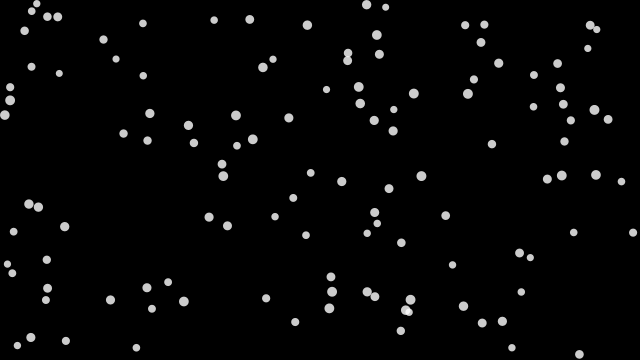
Frame 1 (no input)
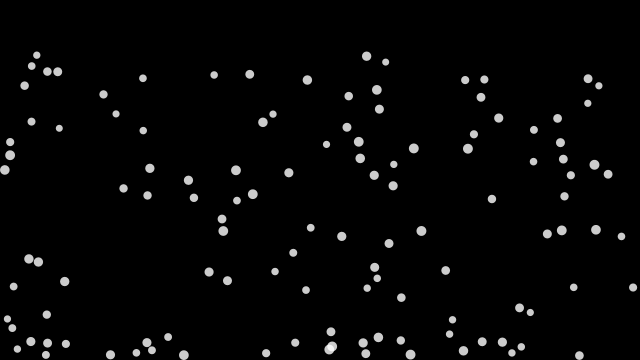
Frame 60 (the mouse pressed at the canvas centre just before this capture)
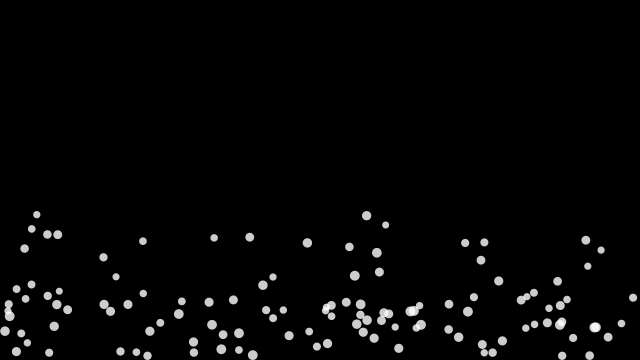
Frame 120 (the mouse held since frame 60 and released just before this capture)

The Processing sketch that drew these frames (run headless with seeded random() and noise(); from frame 60 on, the mouse is pressed at the canvas centre):

// Processing sketch: sphere
// ── sphere.pde
/**
 * Bouncy Bubbles  
 * based on code from Keith Peters. 
 * 
 * Multiple-object collision.
 */
 
 
int numBalls = 120;
float spring = 0.05;
float gravity = 0.03;
float friction = -0.9;
Ball[] balls = new Ball[numBalls];

void setup() {
  size(640, 360);
  for (int i = 0; i < numBalls; i++) {
    balls[i] = new Ball(random(width), random(height), random(7, 10), i, balls);
  }
  noStroke();
  fill(255, 204);
}

void draw() {
  background(0);
  for (Ball ball : balls) {
    ball.collide();
    ball.move();
    ball.display();  
  }
}

class Ball {
  
  float x, y;
  float diameter;
  float vx = 0;
  float vy = 0;
  int id;
  Ball[] others;
 
  Ball(float xin, float yin, float din, int idin, Ball[] oin) {
    x = xin;
    y = yin;
    diameter = din;
    id = idin;
    others = oin;
  } 
  
  void collide() {
    for (int i = id + 1; i < numBalls; i++) {
      float dx = others[i].x - x;
      float dy = others[i].y - y;
      float distance = sqrt(dx*dx + dy*dy);
      float minDist = others[i].diameter/2 + diameter/2;
      if (distance < minDist) { 
        float angle = atan2(dy, dx);
        float targetX = x + cos(angle) * minDist;
        float targetY = y + sin(angle) * minDist;
        float ax = (targetX - others[i].x) * spring;
        float ay = (targetY - others[i].y) * spring;
        vx -= ax;
        vy -= ay;
        others[i].vx += ax;
        others[i].vy += ay;
      }
    }   
  }
  
  void move() {
    vy += gravity;
    x += vx;
    y += vy;
    if (x + diameter/2 > width) {
      x = width - diameter/2;
      vx *= friction; 
    }
    else if (x - diameter/2 < 0) {
      x = diameter/2;
      vx *= friction;
    }
    if (y + diameter/2 > height) {
      y = height - diameter/2;
      vy *= friction; 
    } 
    else if (y - diameter/2 < 0) {
      y = diameter/2;
      vy *= friction;
    }
  }
  
  void display() {
    ellipse(x, y, diameter, diameter);
  }
}
